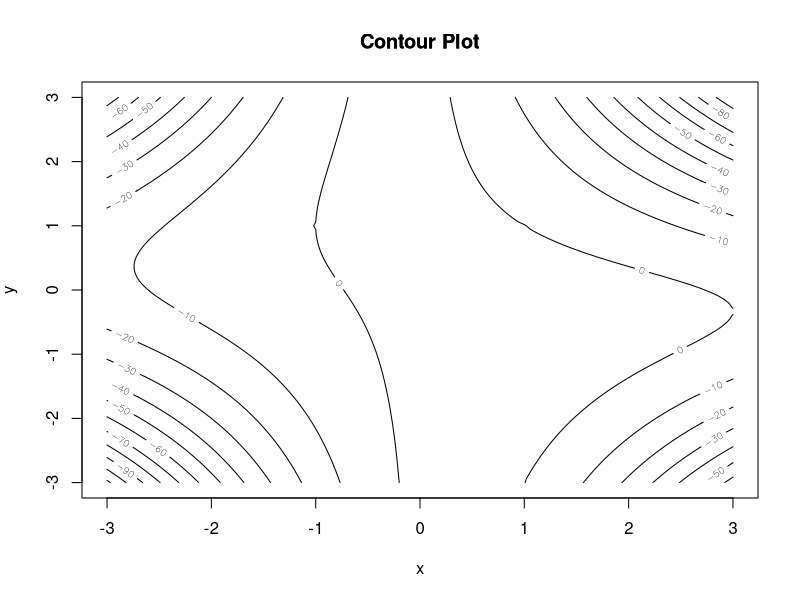
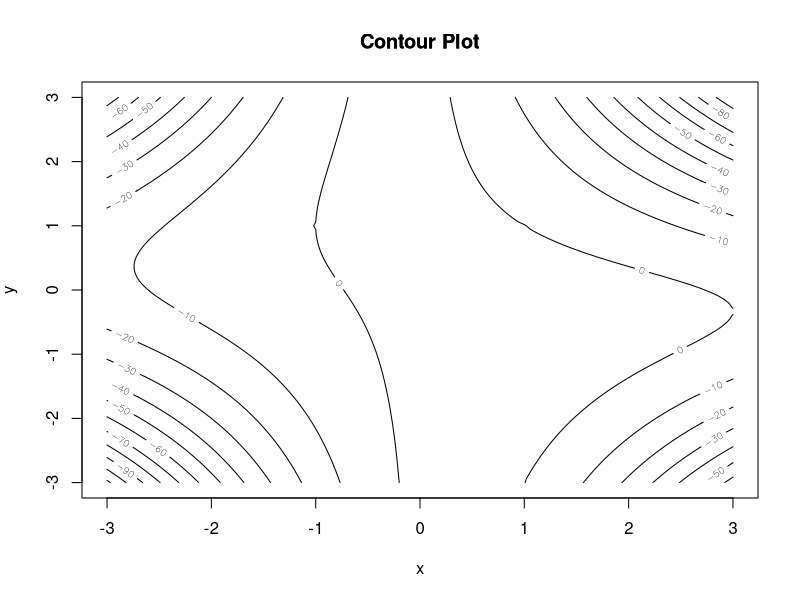

Generate these figures, in order, with R:
## ---- chunk 1
knitr::opts_chunk$set(echo = TRUE, fig.align = 'center')
## ---- chunk 2
# Define the function, gradient and hessian matrix
g <- function(x,y){
  result_g <- -x^2 - x^2*y^2 - 2*x*y + 2*x + 2
  return(result_g)
}

gradient_g <- function(x, y){
  dx <- -2*x - 2*x*y^2 - 2*y + 2
  dy <- -2*y*x^2 - 2*x
  grad_mat <- matrix(c(dx, dy), ncol = 1)
  return(grad_mat)
}

hessian_g <- function(x,y){
  dxx <- -2 - 2*y^2
  dyx <- -4*x*y -2
  dxy <- -4*x*y -2
  dyy <- -2*x^2
  hessian_mat <- matrix(c(dxx,dyx,dxy,dyy), ncol = 2)
  return(hessian_mat)
}
## ---- chunk 3
# Generate x and y values for the contour plot
x_vals <- seq(-3, 3, length.out = 100)
y_vals <- seq(-3, 3, length.out = 100)

# Create a grid of x and y values
grid <- expand.grid(x = x_vals, y = y_vals)

# Evaluate the function g at each point in the grid
grid$z <- apply(grid, 1, function(row) g(row[1], row[2]))

# Create the contour plot
contour(x = x_vals, y = y_vals, z = matrix(grid$z, nrow = length(x_vals), ncol = length(y_vals)), main = "Contour Plot")

# Add labels and a color scale
xlabel <- expression(x)
ylabel <- expression(y)
title(main = "Contour Plot", xlab = xlabel, ylab = ylabel)
## ---- chunk 4
newton_optimization <- function(x, y, eps, max_iter){
  xt <- matrix(c(x,y), ncol= 1)
  iter <- 0 
  while (iter < max_iter){
    hessian_mat <- hessian_g(xt[1,1],xt[2,1])
    gradient_mat <- gradient_g(xt[1,1],xt[2,1])
    xt1 <- xt - solve(hessian_mat) %*% gradient_mat 
    # stopping condition 
    if (dist(xt - xt1) <= eps){ 
      break
    }
    xt <- xt1 
    iter <- iter+1
  }
  newton_list = list(value = g(xt1[1], xt1[2]), 
                     param = c(x = xt1[1], y = xt1[2]),
                     iteration = iter)
  return(newton_list)
}
## ---- chunk 5
# DATA
x <- c(0, 0, 0, 0.1, 0.1, 0.3, 0.3, 0.9, 0.9, 0.9)
X <- cbind(1, as.matrix(x))
y <- c(0, 0, 1, 0, 1, 1, 1, 0, 1, 1)
beta <- matrix(c(-0.2, 1), ncol = 1)
## ---- chunk 6
#calculate prob for each x
logistic_reg <- function(X, beta){ 
  z <- X %*% beta
  p <- 1/(1+exp(-z))
  return(p)
}

#calculate loglikelihood with given data and parameter
log_logistic_reg <- function(X, y, beta){ 
  p <- logistic_reg(X, beta)
  result <- sum(y*log(p) + (1-y)*log(1-p))
  return(result)
}

# calculate gradient for both beta
gradient <- function(X,y, beta){ 
  diff <- y-logistic_reg(X, beta)
  grad <- t(X) %*% as.matrix(diff) 
  return(grad)
}
## ---- chunk 7
# The gradient ascent function
gradient_ascent <- function(alpha0, beta_init, eps, max_iter){
  iter <- 0
  alpha <- alpha0
  beta_t <- beta_init
  beta_t1 <- beta_t + alpha * gradient(X, y, beta_t)
  g_t <- log_logistic_reg(X, y, beta_t)
  gradient_t <- gradient(X, y, beta_t)
  
  loglikelihoods <- c(g_t)
  eval_count <- 1  # Counter for function evaluations
  grad_count <- 1  # Counter for gradient evaluations
  
  while (iter < max_iter) {
    g_t1 <- log_logistic_reg(X, y, beta_t1)
    eval_count <- eval_count + 1  # Increment function evaluation counter
    
    # find the stepsize that increases the loglikelihood
    while (g_t1 < g_t){
      alpha <- alpha/2
      beta_t1 <- beta_t + alpha * gradient_t
      g_t1 <- log_logistic_reg(X, y, beta_t1)
      eval_count <- eval_count + 1  # Increment function evaluation counter
      cat("Learning rate changed!\n")
    }
    
    # assign beta_t1 and g_t1 as previous values
    beta_t <- beta_t1
    g_t <- g_t1
    
    # calculate new beta
    gradient_t <- gradient(X, y, beta_t)
    beta_t1 <- beta_t + alpha * gradient_t 
    grad_count <- grad_count + 1  # Increment gradient evaluation counter
    
    # save values
    loglikelihoods <- c(loglikelihoods, g_t1)
    iter <- iter + 1
    
    # stopping condition
    if (abs(beta_t[1] - beta_t1[1]) <= eps && abs(beta_t[2] - beta_t1[2]) <= eps){
      break
    }
  } #end the loop
  
  result_list <- list(par = t(beta_t1),
                      value = loglikelihoods[length(loglikelihoods)], 
                      counts = c('function' = eval_count, 'gradient' = grad_count),
                      iteration = iter)
  return(result_list)  
}
## ---- chunk 8
# The gradient ascent function
gradient_ascent <- function(alpha0, beta_init, eps, max_iter){
  iter <- 0
  alpha <- alpha0
  beta_t <- beta_init
  beta_t1 <- beta_t + alpha * gradient(X, y, beta_t)
  g_t <- log_logistic_reg(X, y, beta_t)
  gradient_t <- gradient(X, y, beta_t)
  
  loglikelihoods <- c(g_t)
  eval_count <- 1  # Counter for function evaluations
  grad_count <- 1  # Counter for gradient evaluations
  
  while (iter < max_iter) {
    g_t1 <- log_logistic_reg(X, y, beta_t1)
    eval_count <- eval_count + 1  # Increment function evaluation counter
    
    # find the stepsize that increases the loglikelihood
    while (g_t1 < g_t){
      alpha <- alpha/2
      beta_t1 <- beta_t + alpha * gradient_t
      g_t1 <- log_logistic_reg(X, y, beta_t1)
      eval_count <- eval_count + 1  # Increment function evaluation counter
      cat("Learning rate changed!\n")
    }
    
    # assign beta_t1 and g_t1 as previous values
    beta_t <- beta_t1
    g_t <- g_t1
    
    # calculate new beta
    gradient_t <- gradient(X, y, beta_t)
    beta_t1 <- beta_t + alpha * gradient_t 
    grad_count <- grad_count + 1  # Increment gradient evaluation counter
    
    # save values
    loglikelihoods <- c(loglikelihoods, g_t1)
    iter <- iter + 1
    
    # stopping condition
    if (abs(beta_t[1] - beta_t1[1]) <= eps && abs(beta_t[2] - beta_t1[2]) <= eps){
      break
    }
  } #end the loop
  
  result_list <- list(par = t(beta_t1),
                      value = loglikelihoods[length(loglikelihoods)], 
                      counts = c('function' = eval_count, 'gradient' = grad_count),
                      iteration = iter)
  return(result_list)  
}
## ---- chunk 9
alpha0 <- 1 
beta_init <- matrix(c(-0.2, 1), ncol= 1)
eps <- 1e-5
max_iter <- 10000
result1 <- gradient_ascent(alpha0, beta_init, eps, max_iter)
cat("Alpha:", alpha0, "\n")
result1
## ---- chunk 10
alpha0 <- 10 
beta_init <- matrix(c(-0.2, 1), ncol= 1)
eps <- 1e-5
max_iter <- 10000
result2 <- gradient_ascent(alpha0, beta_init, eps, max_iter)
cat("Alpha:", alpha0, "\n")
result2
## ---- chunk 11
alpha0 <- 3
beta_init <- matrix(c(5, -5), ncol= 1)
eps <- 1e-5
max_iter <- 10000
result3 <- gradient_ascent(alpha0, beta_init, eps, max_iter)
cat("Alpha:", alpha0, "\n")
result3
## ---- chunk 12
# optim() function minimizes so I need to define new functions
neg_log_likelihood <- function(X, y, beta) {
  return(-log_logistic_reg(X, y, beta))
}

neg_gradient <- function(X, y, beta) {
  return(-gradient(X, y, beta))  # We minimize the negative log-likelihood
}
## ---- chunk 13
result_BFGS <- optim(par = as.vector(beta), fn = neg_log_likelihood, gr = neg_gradient, X = X, y = y, method = "BFGS")
optimal_beta_BFGS <- matrix(result_BFGS$par, ncol = 1)

cat("Optimal beta with BFGS:", optimal_beta_BFGS, "\n")
cat("Likelihood:", log_logistic_reg(X, y, optimal_beta_BFGS), "\n") # The same result
result_BFGS
## ---- chunk 14
result_NM <- optim(par = as.vector(beta), fn = neg_log_likelihood, gr = neg_gradient, X = X, y = y, method = "Nelder-Mead")
optimal_beta_NM <- matrix(result_NM$par, ncol = 1)

cat("Optimal beta with Nelder-Mead:", optimal_beta_NM, "\n")
cat("Likelihood:", log_logistic_reg(X, y, optimal_beta_NM), "\n") # The same result
result_NM
## ---- chunk 15
data <- data.frame(x = x, y = y)
model <- glm(y ~ x, data = data, family = "binomial")
cat("Optimal beta with glm():", model$coefficients, "\n")
cat("Likelihood:", log_logistic_reg(X, y, model$coefficients), "\n") 
## ---- chunk 16
# Define the function, gradient and hessian matrix
g <- function(x,y){
  result_g <- -x^2 - x^2*y^2 - 2*x*y + 2*x + 2
  return(result_g)
}

gradient_g <- function(x, y){
  dx <- -2*x - 2*x*y^2 - 2*y + 2
  dy <- -2*y*x^2 - 2*x
  grad_mat <- matrix(c(dx, dy), ncol = 1)
  return(grad_mat)
}

hessian_g <- function(x,y){
  dxx <- -2 - 2*y^2
  dyx <- -4*x*y -2
  dxy <- -4*x*y -2
  dyy <- -2*x^2
  hessian_mat <- matrix(c(dxx,dyx,dxy,dyy), ncol = 2)
  return(hessian_mat)
}
## ---- chunk 17
# Generate x and y values for the contour plot
x_vals <- seq(-3, 3, length.out = 100)
y_vals <- seq(-3, 3, length.out = 100)

# Create a grid of x and y values
grid <- expand.grid(x = x_vals, y = y_vals)

# Evaluate the function g at each point in the grid
grid$z <- apply(grid, 1, function(row) g(row[1], row[2]))

# Create the contour plot
contour(x = x_vals, y = y_vals, z = matrix(grid$z, nrow = length(x_vals), ncol = length(y_vals)), main = "Contour Plot")

# Add labels and a color scale
xlabel <- expression(x)
ylabel <- expression(y)
title(main = "Contour Plot", xlab = xlabel, ylab = ylabel)
## ---- chunk 18
newton_optimization <- function(x, y, eps, max_iter){
  xt <- matrix(c(x,y), ncol= 1)
  iter <- 0 
  while (iter < max_iter){
    hessian_mat <- hessian_g(xt[1,1],xt[2,1])
    gradient_mat <- gradient_g(xt[1,1],xt[2,1])
    xt1 <- xt - solve(hessian_mat) %*% gradient_mat 
    # stopping condition 
    if (dist(xt- xt1) <= eps ){ 
      break
    }
    xt <- xt1 
    iter <- iter+1
  }
  newton_list = list(value = g(xt1[1], xt1[2]), 
                     param = c(x = xt1[1], y = xt1[2]),
                     iteration = iter)
  return(newton_list)
}
## ---- chunk 19
cat("Starting value is (x,y) = (2,0):\n")
x <- 2
y <- 0
fnc <- newton_optimization(x, y, eps = 1e-10, max_iter = 10000)
x_new <- fnc$param[1]
y_new <- fnc$param[2]
cat("Newton Optimization Result:\n")
fnc
cat("Gradient matrix:\n")
gradient_g(x_new,y_new)
cat("Hessian matrix:\n")
hessian_g(x_new,y_new)
cat("Eigenvalues:\n", eigen(hessian_g(x_new,y_new))$values, "\n") 
## ---- chunk 20
cat("Starting value is (x,y) = (-1,-2):\n")
x <- -1
y <- -2
fnc <- newton_optimization(x, y, eps = 1e-10, max_iter = 10000)
x_new <- fnc$param[1]
y_new <- fnc$param[2]
cat("Newton Optimization Result:\n")
fnc
cat("Gradient matrix:\n")
gradient_g(x_new,y_new)
cat("Hessian matrix:\n")
hessian_g(x_new,y_new)
cat("Eigenvalues:\n", eigen(hessian_g(x_new,y_new))$values, "\n") 
## ---- chunk 21
cat("Starting value is (x,y) = (0,1):\n")
x <- 0
y <- 1
fnc <- newton_optimization(x, y, eps = 1e-10, max_iter = 10000)
x_new <- fnc$param[1]
y_new <- fnc$param[2]
cat("Newton Optimization Result:\n")
fnc
cat("Gradient matrix:\n")
gradient_g(x_new,y_new)
cat("Hessian matrix:\n")
hessian_g(x_new,y_new)
cat("Eigenvalues:\n", eigen(hessian_g(x_new,y_new))$values, "\n") 
## ---- chunk 22
cat("Starting value is (x,y) = (0,0):\n")
x <- 0
y <- 0
fnc <- newton_optimization(x, y, eps = 1e-10, max_iter = 10000)
x_new <- fnc$param[1]
y_new <- fnc$param[2]
cat("Newton Optimization Result:\n")
fnc
cat("Gradient matrix:\n")
gradient_g(x_new,y_new)
cat("Hessian matrix:\n")
hessian_g(x_new,y_new)
cat("Eigenvalues:\n", eigen(hessian_g(x_new,y_new))$values, "\n") 
## ---- chunk 23
x_values <- seq(-3, 3, by = 0.01)
y_values <- seq(-3, 3, by = 0.01)

# Create a data frame with all combinations of x and y
combinations <- expand.grid(x = x_values, y = y_values)

# Calculate the corresponding g values for each combination
combinations$g_values <- mapply(g, combinations$x, combinations$y)

max_row <- combinations[which.max(combinations$g_values), ]
cat("Maximum point (x, y):", max_row$x, max_row$y, "\n")
cat("Maximum value:", max_row$g_values, "\n")
## ---- chunk 24
g_optimize <- function(init){
  x <- init[1]
  y <- init[2]
  result_g <- -x^2 - x^2*y^2 - 2*x*y + 2*x + 2
  return(-result_g)
}
initial_values <- c(2,0)
max_val <- optim(par = initial_values, fn = g_optimize, method = "L-BFGS-B", lower = c(-3, -3), upper = c(3, 3))
cat("Maximum point (x,y):", max_val$par, "\n")
cat("Maximum value:", -max_val$value, "\n")
## ---- chunk 25
# DATA
x <- c(0, 0, 0, 0.1, 0.1, 0.3, 0.3, 0.9, 0.9, 0.9)
X <- cbind(1, as.matrix(x))
y <- c(0, 0, 1, 0, 1, 1, 1, 0, 1, 1)
beta <- matrix(c(-0.2, 1), ncol = 1)
## ---- chunk 26
#calculate prob for each x
logistic_reg <- function(X, beta){ 
  z <- X %*% beta
  p <- 1/(1+exp(-z))
  return(p)
}

#calculate loglikelihood with given data and parameter
log_logistic_reg <- function(X, y, beta){ 
  p <- logistic_reg(X, beta)
  result <- sum(y*log(p) + (1-y)*log(1-p))
  return(result)
}

# calculate gradient for both beta
gradient <- function(X,y, beta){ 
  diff <- y-logistic_reg(X, beta)
  grad <- t(X) %*% as.matrix(diff) 
  return(grad)
}
## ---- chunk 27
# The gradient ascent function
gradient_ascent <- function(alpha0, beta_init, eps, max_iter){
  iter <- 0
  alpha <- alpha0
  beta_t <- beta_init
  beta_t1 <- beta_t + alpha * gradient(X, y, beta_t)
  g_t <- log_logistic_reg(X, y, beta_t)
  gradient_t <- gradient(X, y, beta_t)
  
  loglikelihoods <- c(g_t)
  eval_count <- 1  # Counter for function evaluations
  grad_count <- 1  # Counter for gradient evaluations
  
  while (iter < max_iter) {
    g_t1 <- log_logistic_reg(X, y, beta_t1)
    eval_count <- eval_count + 1  # Increment function evaluation counter
    
    # find the stepsize that increases the loglikelihood
    while (g_t1 < g_t){
      alpha <- alpha/2
      beta_t1 <- beta_t + alpha * gradient_t
      g_t1 <- log_logistic_reg(X, y, beta_t1)
      eval_count <- eval_count + 1  # Increment function evaluation counter
      cat("Learning rate changed!\n")
    }
    
    # assign beta_t1 and g_t1 as previous values
    beta_t <- beta_t1
    g_t <- g_t1
    
    # calculate new beta
    gradient_t <- gradient(X, y, beta_t)
    beta_t1 <- beta_t + alpha * gradient_t 
    grad_count <- grad_count + 1  # Increment gradient evaluation counter
    
    # save values
    loglikelihoods <- c(loglikelihoods, g_t1)
    iter <- iter + 1
    
    # stopping condition
    if (abs(beta_t[1] - beta_t1[1]) <= eps && abs(beta_t[2] - beta_t1[2]) <= eps){
      break
    }
  } #end the loop
  
  result_list <- list(par = t(beta_t1),
                      value = loglikelihoods[length(loglikelihoods)], 
                      counts = c('function' = eval_count, 'gradient' = grad_count),
                      iteration = iter)
  return(result_list)  
}
## ---- chunk 28
alpha0 <- 1 
beta_init <- matrix(c(-0.2, 1), ncol= 1)
eps <- 1e-5
max_iter <- 10000
result1 <- gradient_ascent(alpha0, beta_init, eps, max_iter)
cat("Alpha:", alpha0, "\n")
result1
## ---- chunk 29
alpha0 <- 10 
beta_init <- matrix(c(-0.2, 1), ncol= 1)
eps <- 1e-5
max_iter <- 10000
result2 <- gradient_ascent(alpha0, beta_init, eps, max_iter)
cat("Alpha:", alpha0, "\n")
result2
## ---- chunk 30
alpha0 <- 3
beta_init <- matrix(c(5, -5), ncol= 1)
eps <- 1e-5
max_iter <- 10000
result3 <- gradient_ascent(alpha0, beta_init, eps, max_iter)
cat("Alpha:", alpha0, "\n")
result3
## ---- chunk 31
# optim() function minimizes so I need to define new functions
neg_log_likelihood <- function(X, y, beta) {
  return(-log_logistic_reg(X, y, beta))
}

neg_gradient <- function(X, y, beta) {
  return(-gradient(X, y, beta))  # We minimize the negative log-likelihood
}
## ---- chunk 32
result_BFGS <- optim(par = as.vector(beta), fn = neg_log_likelihood, gr = neg_gradient, X = X, y = y, method = "BFGS")
optimal_beta_BFGS <- matrix(result_BFGS$par, ncol = 1)

cat("Optimal beta with BFGS:", optimal_beta_BFGS, "\n")
cat("Likelihood:", log_logistic_reg(X, y, optimal_beta_BFGS), "\n") # The same result
result_BFGS
## ---- chunk 33
result_NM <- optim(par = as.vector(beta), fn = neg_log_likelihood, gr = neg_gradient, X = X, y = y, method = "Nelder-Mead")
optimal_beta_NM <- matrix(result_NM$par, ncol = 1)

cat("Optimal beta with Nelder-Mead:", optimal_beta_NM, "\n")
cat("Likelihood:", log_logistic_reg(X, y, optimal_beta_NM), "\n") # The same result
result_NM
## ---- chunk 34
data <- data.frame(x = x, y = y)
model <- glm(y ~ x, data = data, family = "binomial")
summary(model)
cat("Coefficients:", model$coefficients, "\n")
cat("Value:", log_logistic_reg(X, y, model$coefficients), "\n")
## ---- chunk 35
accuracy <- function(x,y, beta_MLE){
  X <- cbind(1, as.matrix(x))
  beta_new <- matrix(c(beta_MLE[1], beta_MLE[2]), ncol = 1)
  probs <- logistic_reg(X, beta_new)
  pred <- c()
  for (i in 1:10){
    if (probs[i] > 0.5){
      pred <- c(pred, 1)
    } else{
      pred <- c(pred, 0)
    }
  }
  acc <- mean(pred == y)
  result_accuracy <- list(pred = pred, accuracy = acc)
  return(result_accuracy)
}
## ---- chunk 36
accuracy(x,y, result1$par)
## ---- chunk 37
accuracy(x,y, result2$par)
## ---- chunk 38
accuracy(x,y, result3$par)
## ---- chunk 39
accuracy(x,y, result_BFGS$par)
## ---- chunk 40
accuracy(x,y, result_NM$par)
## ---- chunk 41
accuracy(x,y, model$coefficients)
